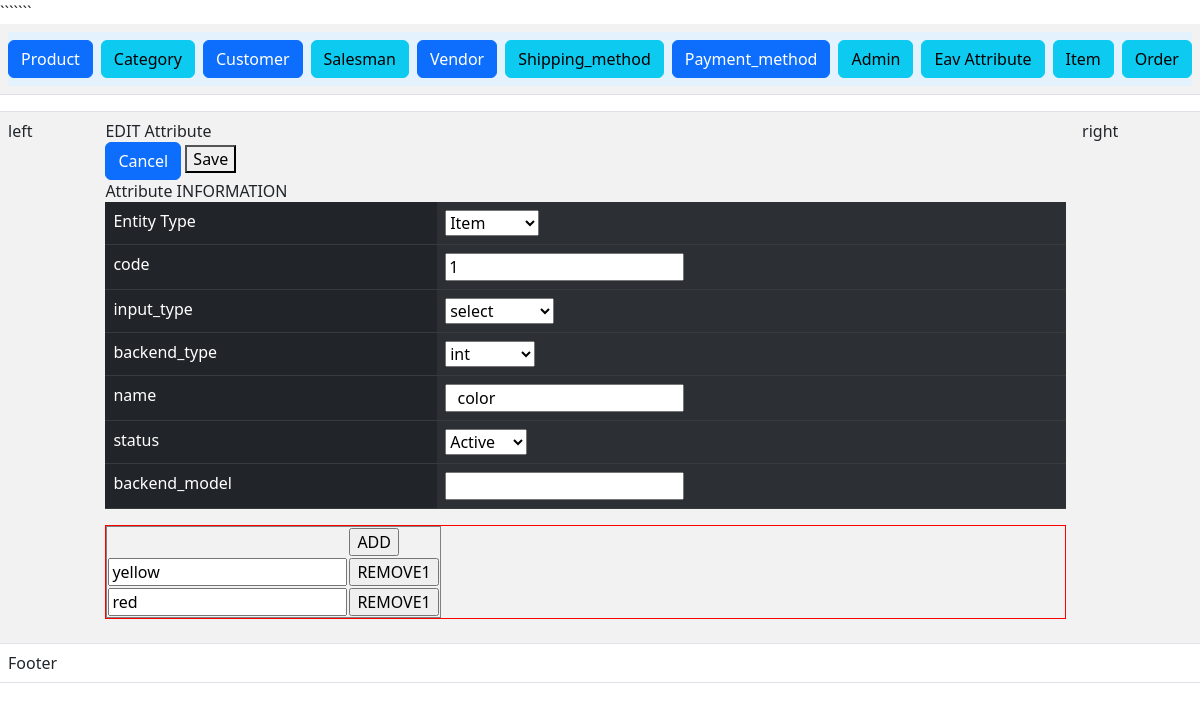
Screenshot of /index.php?c=eav_attribute&a=edit&attribute_id=66 with the database file from the repository.
### tables this page shows
CREATE TABLE `eav_attribute` (
  `attribute_id` int(11) NOT NULL,
  `entity_type_id` int(11) NOT NULL,
  `code` varchar(20) NOT NULL,
  `backend_type` varchar(20) DEFAULT NULL,
  `name` varchar(50) NOT NULL,
  `status` tinyint(4) NOT NULL,
  `backend_model` varchar(255) NOT NULL,
  `input_type` varchar(20) NOT NULL
);

CREATE TABLE `eav_attribute_option` (
  `option_id` int(11) NOT NULL,
  `name` varchar(20) NOT NULL,
  `attribute_id` int(11) NOT NULL,
  `position` int(20) NOT NULL
);

### Controller/Eav/Attribute.php (called while the page is built, shortened)
```````<?php
class Controller_Eav_Attribute extends Controller_Core_Action
{
	public function editAction()
	{
		try {
			$attributeId = (int) Ccc::getModel('Core_Request')->getParam('attribute_id');
        	$layout = $this->getLayout();
        	$attribute = Ccc::getModel('Eav_Attribute')->load($attributeId);
        	$edit = $layout->createBlock('Eav_Attribute_Edit')->setData(['attribute'=>$attribute]);
        	$layout->getChild('content')->addChild('edit',$edit);
        	$layout->render();
		} catch (Exception $e) {
			$this->getMessage()->addMessage('Eav_Attribute not showed.',Model_Core_Message :: FAILURE);
		}
	}
}
?>

### Block/Core/Template.php (called while the page is built, shortened)
<?php
class Block_Core_Template extends Model_Core_View
{
	protected $children = [];
	public function getChildren()
	{
		return $this->children;
	}
	public function addChild($key,$value)
	{
		$this->children[$key] = $value;
		return $this;
	}
}
?>

### Model/Core/View.php (called while the page is built, shortened)
<?php
class Model_Core_View
{
	protected $template = null;
	protected $data = [];
	public function setTemplate($template)
	{
		$this->template = $template;
		return $this;
	}
	public function getTemplate()
	{
		return $this->template;
	}
	public function setData($data)
	{
		$this->data = $data;
		return $this;
	}
	public function getData($key = null)
	{
		if (array_key_exists($key, $this->data)) {
			return  $this->data[$key];
		}
		return null;
	}
	public function render()
	{
		require "View".DS.$this->getTemplate();
	}
	public function getUrl($controller=null,$action=null,$params=[],$resetParams=false)
	{
		return Ccc::getModel('Core_Url')->getUrl($controller,$action,$params,$resetParams);
	}
}

### index.php (called while the page is built, shortened)
<?php
spl_autoload_register(function ($className) {
    $classPath = str_replace('_', '/', $className);
});
class Ccc{
	public static function init()
	{
		$front = new Controller_Core_Front();
		$front->init();
	}
	public static function getModel($className){
		return new $className();
	}
}
Ccc::init();
?>

### Model/Core/Url.php (called while the page is built, shortened)
<?php
class Model_Core_Url
{
	public function getUrl($controller = null,$action = null,$params = [], $reset  = false)
	{
	   $request = new Model_Core_Request();
	   $final = $request->getParam();
	   if ($reset) {
	   	$final = [];
	   }
	   if ($controller) {
	   		$final['c'] = $controller;
	   }
	   else{
	   		$final['c'] =$request->getControllerName();
	   }
	   if ($action) {
	   	   $final['a'] = $action;
	   }
	   else{
	   	   $final['a'] = $request->getActionName();
	   }
	   $queryString = http_build_query($final);
	   $requestUri = trim($_SERVER['REQUEST_URI'],$_SERVER['QUERY_STRING']);
	   $url = $_SERVER['REQUEST_SCHEME'].'://'. $_SERVER['HTTP_HOST'].$requestUri.$queryString;
	   return $url;
	}
}

### Model/Core/Request.php (called while the page is built, shortened)
<?php
class Model_Core_Request{
	public function getParam($key = null, $value = null){
		if ($key == null) {
			return $_GET;
		}
		if (array_key_exists($key,$_GET)) {
			return $_GET[$key];
		}
		  return $value;
	}
}

### Model/Core/Adapter.php (called while the page is built, shortened)
<?php
class Model_Core_Adapter
{
	public $config = [
		'host' => 'localhost',
		'username' => 'root',
		'password' => '',
		'dbname' => 'newmvc-akshayFultariya',
	];
	public function connect(){
		$connect = mysqli_connect(
			$this->config['host'],
			$this->config['username'],
			$this->config['password'],
			$this->config['dbname']
		);
		return $connect;
	}
	public function fetchAll($query){
		$connect = $this->connect();
		$result = mysqli_query($connect,$query);
			return $result->fetch_all(MYSQLI_ASSOC);
	}
	public function fetchRow($query){
		$connect = $this->connect();
		$result = mysqli_query($connect,$query);
			return $result->fetch_assoc();
	}
	public function fetchPairs($query)
	{
		$connect = $this->connect();
		$result = mysqli_query($connect,$query);
		$data = $result->fetch_all();
		$column1 = array_column($data,'0');
		$column2 = array_column($data,'1');
		return array_combine($column1,$column2);
	}
}

### Model/Eav/Attribute.php (called while the page is built, shortened)
<?php
class Model_Eav_Attribute extends Model_Core_Table
{
	public function getStatus()
   {
      if ($this->status) {
         return $this->status;
      }
      return Model_Eav_Attribute_Resource::STATUS_DEFAULT;
   }
   public function getEntityType()
   {
      $sql = "SELECT `entity_type_id`,`name` FROM `entity_type`";
      return $this->getResource()->getAdapter()->fetchPairs($sql);
   }
}
?>

### Block/Eav/Attribute/Edit.php (called while the page is built, shortened)
<?php
class Block_Eav_Attribute_Edit extends Block_Core_Template
{
	public function getCollection()
	{
		$attribute = $this->getData('attribute');
			return $attribute;
	}
	public function getAttributeOption()
	{
		$attributeId = Ccc::getModel('Core_Request')->getParam('attribute_id');
		$sql = "SELECT * FROM `eav_attribute_option` WHERE `attribute_id` = {$attributeId}";
		$attributeOptions = Ccc::getModel('Eav_Attribute_Option')->fetchAll($sql);
		return $attributeOptions;
	}
}
?>

### Model/Core/Table.php (called while the page is built, shortened)
<?php
class Model_Core_Table
{
	protected $data = [];
	protected $resource = null;
	protected $collection = null;
	public function setResourceClass($resourceClass)
	{
		return $this;
	}
	public function setCollectionClass($collectionClass)
	{
		return $this;
	}
	public function getResourceName()
	{
		return $this->getResource()->getResourceName();
	}
	public function getPrimaryKey()
	{
		return $this->getResource()->getPrimaryKey();
	}
	public function setResource($resource)
	{
		$this->resource = $resource;
		return $this;
	}
	public function getResource()
	{
		if ($this->resource) {
			return $this->resource;
		}
		$resource = new ($this->resourceClass)();
		return $resource;
	}
	public function setCollection($collection)
	{
		$this->collection = $collection;
		return $this;
	}
	public function getCollection()
	{
		if ($this->collection) {
			return $this->collection;
		}
		$collection = new ($this->collectionClass)();
		return $collection;
	}
	public function __get($key)
	{
		if (array_key_exists($key, $this->data)) {
			return $this->data[$key];
		}
		return null;
	}
	public function setData(array $data)
	{
		$this->data =array_merge($this->data,$data) ;
		return $this;
	}
	public function fetchAll($query)
	{
		$result = $this->getResource()->fetchAll($query);
		$collection = $this->getCollection()->setData($result);
		return $collection;
	}
	public function load($id,$column = null)
	{
		if (!$column) {
			$column = $this->getPrimaryKey();
		}
		$query = "SELECT * FROM `{$this->getResourceName()}` WHERE `{$column}` = {$id}";
		$result = $this->getresource()->fetchRow($query);
		if ($result) {
			$this->data = $result;
		}
		return $this;
	}
}

### Model/Core/Table/Resource.php (called while the page is built, shortened)
<?php
class Model_Core_Table_Resource
{
	public function setResourceName($resourceName){
		return $this;
	}
	public function setPrimaryKey($primaryKey){
		return $this;
	}
	public function getAdapter(){
		$adapter = new Model_Core_Adapter();
		return $adapter;
	}
	public function fetchAll($query){
		$result = $this->getAdapter()->fetchAll($query);
		return $result;
	}
	public function fetchRow($query){
		if ($query) {
		return $this->getAdapter()->fetchRow($query);
		}
		throw new Exception("Error Processing Request", 1);
	}
}
?>

### Model/Eav/Attribute/Resource.php (called while the page is built, shortened)
<?php
class Model_Eav_Attribute_Resource extends Model_Core_Table_Resource
{
   public function getStatusOptions()
   {
      return [self::STATUS_ACTIVE => self::STATUS_ACTIVE_LBL,
              self::STATUS_INACTIVE => self::STATUS_INACTIVE_LBL
      ];
   }
}
?>

### Model/Core/Table/Collection.php (called while the page is built, shortened)
<?php
class Model_Core_Table_Collection
{
	protected $data = [];
	public function setData(array $data)
	{
		$this->data =array_merge($this->data,$data) ;
		return $this;
	}
	public function getData()
	{
		return $this->data;
	}
}
?>

### View/eav/attribute/edit.phtml (the view, shortened to what this page needs)
<?php
$attribute = $this->getCollection();
$attributeOptions = $this->getAttributeOption();
$entityTypes = Ccc::getModel('Eav_Attribute')->getEntityType();
?>
	<form action="<?php echo $this->getUrl('eav_attribute','save');?>" method="post">
		<div class="content9">
			<div class="add19">
				EDIT Attribute
			</div>
			<div class="add29">
				<a
			type="button" class="btn btn-primary"	href="<?php echo $this->getUrl('eav_attribute','grid',[],true);?>" class="add39">Cancel</a>
				<button type="submit" name="submit" value="save" class="add39">Save</button>
			</div>
		</div>
	<div class="head9">
		Attribute INFORMATION
	</div>
	<table class="table table-dark table-striped-columns">
		<tr>
			<td>Entity Type</td>
			<td>
			<select name="attribute[entity_type_id]">
			<?php foreach ($entityTypes as $key => $value): ?>
			<option value="<?php echo $key ?>" <?php echo ($attribute->entity_type_id == $key)? 'selected' :''?>> <?php echo $value ?></option>
			<?php endforeach; ?>
			</select>
			</td>
		</tr>
		<tr>
			<td>code</td>
			<td><input type="text" name="attribute[code]" value="<?php echo $attribute->code; ?>" class="addi9"></td>
		</tr>
		<tr>
			<td>input_type</td>
			<td><select name="attribute[input_type]" onchange="changeInputType(this)" id="selectInputType">
				<option value="select" <?php echo ($attribute->input_type == 'select')? 'selected' :''?>>select</option>
			</td>
		</tr>
		<tr>
			<td>backend_type</td>
			<td><select name="attribute[backend_type]">
				<option value="int" <?php echo ($attribute->backend_type == 'int')? 'selected' :''?>>int</option>
			</td>
		</tr>
		<tr>
			<td>name</td>
			<td><input type="text" name="attribute[name]" value=" <?php echo $attribute->name; ?>" class="addi9"></td>
		</tr>
		<td>status</td>
		<td>
		<select name="attribute[status]">
			<?php foreach ($attribute->getResource()->getStatusOptions() as $key => $value):?>
			<?php $selected = ($key == $attribute->getstatus()) ? 'selected' : '';?>
			<option value="<?php echo $key ?>"<?php echo $selected; ?>><?php echo $value;?></option>
			<?php endforeach;?>
		</select>
		</td>
		</td>
		<tr>
			<td>backend_model</td>
			<td><input type="text" name="attribute[backend_model]" value=" <?php echo $attribute->backend_model; ?>" class="addi9"></td>
		</tr>
	</table>
	<div style="border: 1px solid red;  display: none;" id="inputTypeOptionDiv">
		<table border="1">
			<thead>
			<tr>
				<th>&nbsp;</th>
				<th><input type="button" name="add" value="ADD" id="addOption"></th>
			</tr>
			</thead>
			<tbody id="inputTypeOptionTable">
					<?php if($attributeOptions) : ?>
				<?php  foreach ($attributeOptions->getData() as $attributeOption) :?>
			<tr>
				<td><input type="text" name="option[exits][<?php echo $attributeOption->option_id; ?>]" value ="<?php echo $attributeOption->name;?>"/></td>
				<td><input type="button" name="remove" value="REMOVE1" class="removeOption"></td>
			</tr>
				<?php endforeach; ?>
			<?php endif; ?>
		</tbody>
		</table>
	</div>

### View/html/Content/content.phtml
<?php
$children = $this->getChildren();
foreach ($children as $key => $child) {
	$child->render();
}
?>

### rows the page displays
eav_attribute: entity_type "Item", code "1", input_type "select", backend_type "int", name "color"
eav_attribute_option: name "yellow"
eav_attribute_option: name "red"

### other values shown
form field value "Active"
